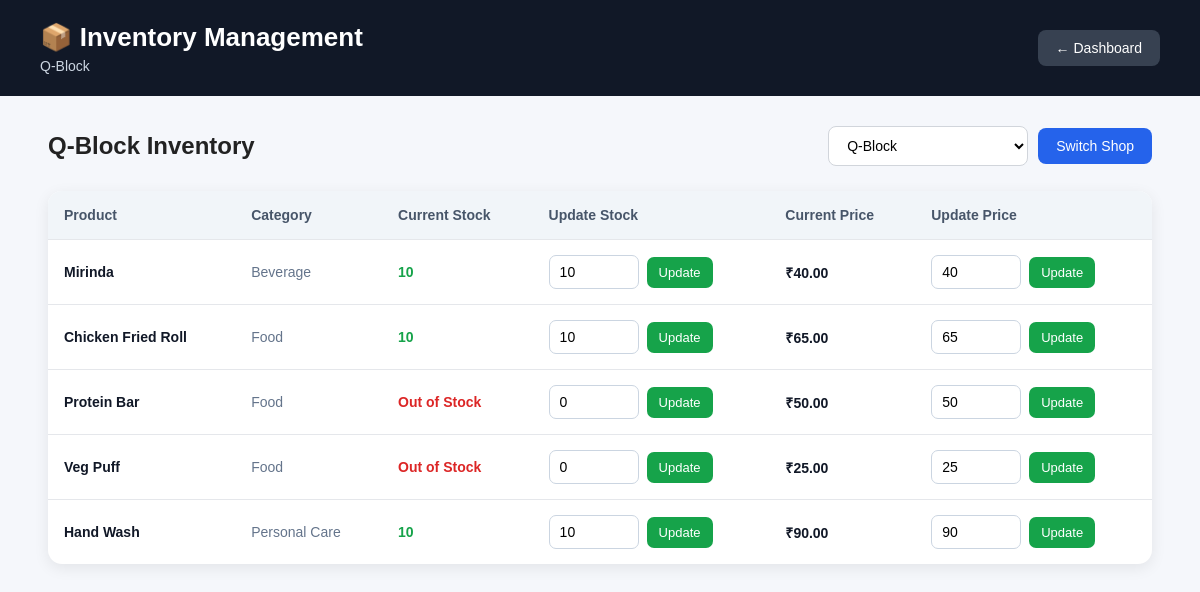
The app's page /inventory/2 with its own data.
### tables this page shows
CREATE TABLE shops (
    id INTEGER PRIMARY KEY,
    name TEXT NOT NULL UNIQUE
);

CREATE TABLE inventory (
    shop_id INTEGER,
    product_id INTEGER,
    stock INTEGER NOT NULL,
    price INTEGER NOT NULL,

    PRIMARY KEY (shop_id, product_id),

    FOREIGN KEY (shop_id) REFERENCES shops(id),
    FOREIGN KEY (product_id) REFERENCES products(id)
);

CREATE TABLE products (
    id INTEGER PRIMARY KEY,
    name TEXT NOT NULL,
    category TEXT NOT NULL
);

### app.py (the view)
@app.route("/inventory/<int:shop_id>")
def inventory(shop_id):
            conn = get_db_connection()
            shop = conn.execute(
                "SELECT * FROM shops WHERE id=?",
                (shop_id,)
            ).fetchone()
            shops = conn.execute(
                "SELECT * FROM shops"
            ).fetchall()
            inventory = conn.execute("""
                SELECT
                    inventory.product_id,
                    inventory.price,
                    inventory.stock,

                    products.name AS product_name,
                    products.category

                FROM inventory

                JOIN products
                    ON inventory.product_id = products.id

                WHERE inventory.shop_id = ?

                ORDER BY products.category, products.name
            """, (shop_id,)).fetchall()
            conn.close()
            return render_template(
                "inventory.html",
                shop=shop,
                shops=shops,
                inventory=inventory
            )

### app.py (called while the page is built)
def get_db_connection():
    conn = sqlite3.connect("campus_cart.db")
    conn.row_factory = sqlite3.Row
    return conn

### templates/inventory.html (shortened to what this page needs)
<!DOCTYPE html>
<html lang="en">
<head>
</head>
<body>
    <div class="header">
        <div>
            <h1>📦 Inventory Management</h1>
            <p>{{ shop['name'] }}</p>
        </div>
        <a href="{{ url_for('shopkeeper') }}" class="back-btn">
            ← Dashboard
        </a>
    </div>
    <div class="container">
        <div class="top-section">
            <div>
                <h2>{{ shop['name'] }} Inventory</h2>
            </div>
            <div class="shop-selector">
                <select id="shopSelect">
                    {% for shop_item in shops %}
                        <option
                            value="{{ shop_item['id'] }}"
                            {% if shop_item['id'] == shop['id'] %}selected{% endif %}
                        >
                            {{ shop_item['name'] }}
                        </option>
                    {% endfor %}
                </select>
                <button onclick="changeShop()">
                    Switch Shop
                </button>
            </div>
        </div>
        <div class="inventory-card">
            {% if inventory %}
            <table>
                <thead>
                    <tr>
                        <th>Product</th>
                        <th>Category</th>
                        <th>Current Stock</th>
                        <th>Update Stock</th>
                        <th>Current Price</th>
                        <th>Update Price</th>
                    </tr>
                </thead>
                <tbody>
                    {% for item in inventory %}
                    <tr>
                        <td>
                            <div class="product-name">
                                {{ item['product_name'] }}
                            </div>
                        </td>
                        <td>
                            <span class="category">
                                {{ item['category'] }}
                            </span>
                        </td>
                        <td>
                            {% if item['stock'] == 0 %}
                                <span style="color:#dc2626;font-weight:bold;">
                                    Out of Stock
                                </span>
                            {% elif item['stock'] <= 5 %}
                                <span style="color:#ea580c;font-weight:bold;">
                                    {{ item['stock'] }} left
                                </span>
                            {% else %}
                                <span style="color:#16a34a;font-weight:bold;">
                                    {{ item['stock'] }}
                                </span>
                            {% endif %}
                        </td>
                        <td>
                            <form
                                action="{{ url_for('update_stock') }}"
                                method="POST"
                                class="stock-form"
                            >
                                <input
                                    type="number"
                                    name="stock"
                                    value="{{ item['stock'] }}"
                                    min="0"
                                    required
                                >
                                <button
                                    type="submit"
                                    class="update-btn"
                                >
                                    Update
                                </button>
                            </form>
                        </td>
                        <td>
                            <span class="price">
                                ₹{{ "%.2f"|format(item['price']) }}
                            </span>
                        </td>
                        <td>
                            <form
                                action="{{ url_for('update_price') }}"
                                method="POST"
                                class="price-form"
                            >
                                <input
                                    type="number"
                                    name="price"
                                    value="{{ item['price'] }}"
                                    min="0"
                                    step="0.01"
                                    required
                                >
                                <button
                                    type="submit"
                                    class="update-btn"
                                >
                                    Update
                                </button>
                            </form>
                        </td>
                    </tr>
                    {% endfor %}
                </tbody>
            </table>
            {% endif %}
        </div>
    </div>
</body>
</html>

### templates/inventory.html (style rules this page uses)
* { box-sizing: border-box; margin: 0; padding: 0; font-family: Arial, sans-serif; }
body { background: #f5f7fb; color: #222; }
.header { background: #111827; color: white; padding: 22px 40px; display: flex; justify-content: space-between; align-items: center; }
.header h1 { font-size: 26px; }
.header p { margin-top: 5px; color: #cbd5e1; font-size: 14px; }
.back-btn { text-decoration: none; color: white; background: #374151; padding: 10px 18px; border-radius: 8px; font-size: 14px; }
.container { width: 92%; max-width: 1200px; margin: 30px auto; }
.top-section { display: flex; justify-content: space-between; align-items: center; margin-bottom: 25px; gap: 20px; }
.top-section h2 { font-size: 24px; }
.shop-selector { display: flex; gap: 10px; align-items: center; }
.shop-selector select { padding: 10px 14px; border: 1px solid #d1d5db; border-radius: 8px; background: white; font-size: 14px; min-width: 200px; }
.shop-selector button { border: none; background: #2563eb; color: white; padding: 10px 18px; border-radius: 8px; cursor: pointer; font-size: 14px; }
.inventory-card { background: white; border-radius: 14px; box-shadow: 0 4px 15px rgba(0, 0, 0, 0.08); overflow: hidden; }
table { width: 100%; border-collapse: collapse; }
thead { background: #f1f5f9; }
th { text-align: left; padding: 16px; font-size: 14px; color: #475569; }
td { padding: 15px 16px; border-top: 1px solid #e5e7eb; font-size: 14px; }
.product-name { font-weight: bold; color: #111827; }
.category { color: #64748b; }
.stock-form, .price-form { display: flex; gap: 8px; align-items: center; }
input[type="number"] { width: 90px; padding: 8px 10px; border: 1px solid #cbd5e1; border-radius: 7px; font-size: 14px; }
.update-btn { border: none; background: #16a34a; color: white; padding: 8px 12px; border-radius: 7px; cursor: pointer; font-size: 13px; }
.price { font-weight: bold; color: #111827; }

### records on screen
shops: name "Q-Block"
inventory: product_name "Mirinda", category "Beverage", stock "10", price "40.00", price "40"
inventory: product_name "Chicken Fried Roll", category "Food", stock "10", price "65.00", price "65"
inventory: product_name "Protein Bar", category "Food", shows "Out of Stock", stock "0", price "50.00", price "50"
inventory: product_name "Veg Puff", category "Food", shows "Out of Stock", stock "0", price "25.00", price "25"
inventory: product_name "Hand Wash", category "Personal Care", stock "10", price "90.00", price "90"

### other values on screen
form field value "Q-Block"
